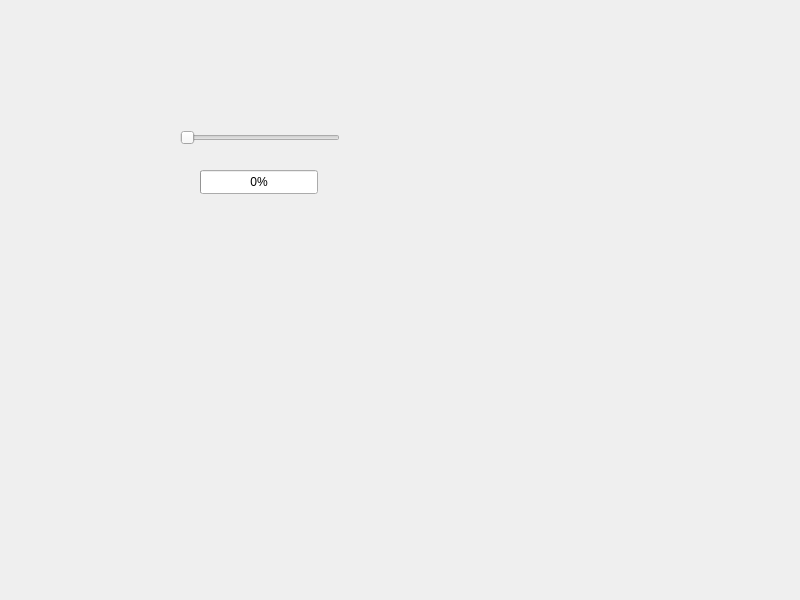
<?xml version="1.0" encoding="UTF-8"?>
<ui version="4.0">
 <class>Dialog</class>
 <widget class="QDialog" name="Dialog">
  <property name="geometry">
   <rect>
    <x>0</x>
    <y>0</y>
    <width>800</width>
    <height>600</height>
   </rect>
  </property>
  <property name="windowTitle">
   <string>Dialog</string>
  </property>
  <widget class="QSlider" name="horizontalSlider">
   <property name="geometry">
    <rect>
     <x>180</x>
     <y>130</y>
     <width>160</width>
     <height>16</height>
    </rect>
   </property>
   <property name="orientation">
    <enum>Qt::Horizontal</enum>
   </property>
  </widget>
  <widget class="QProgressBar" name="progressBar">
   <property name="geometry">
    <rect>
     <x>200</x>
     <y>170</y>
     <width>118</width>
     <height>24</height>
    </rect>
   </property>
   <property name="maximum">
    <number>99</number>
   </property>
   <property name="value">
    <number>0</number>
   </property>
  </widget>
 </widget>
 <resources/>
 <connections>
  <connection>
   <sender>horizontalSlider</sender>
   <signal>valueChanged(int)</signal>
   <receiver>progressBar</receiver>
   <slot>setValue(int)</slot>
   <hints>
    <hint type="sourcelabel">
     <x>267</x>
     <y>141</y>
    </hint>
    <hint type="destinationlabel">
     <x>260</x>
     <y>184</y>
    </hint>
   </hints>
  </connection>
 </connections>
</ui>
